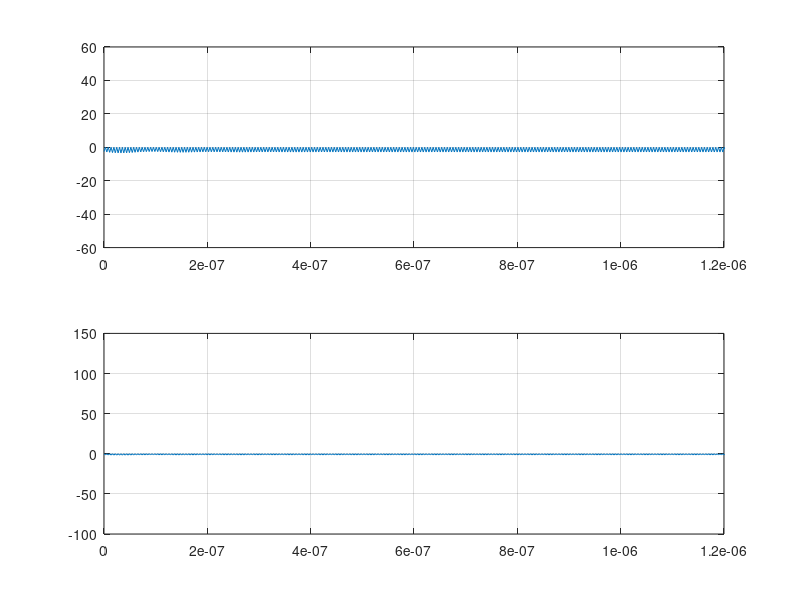
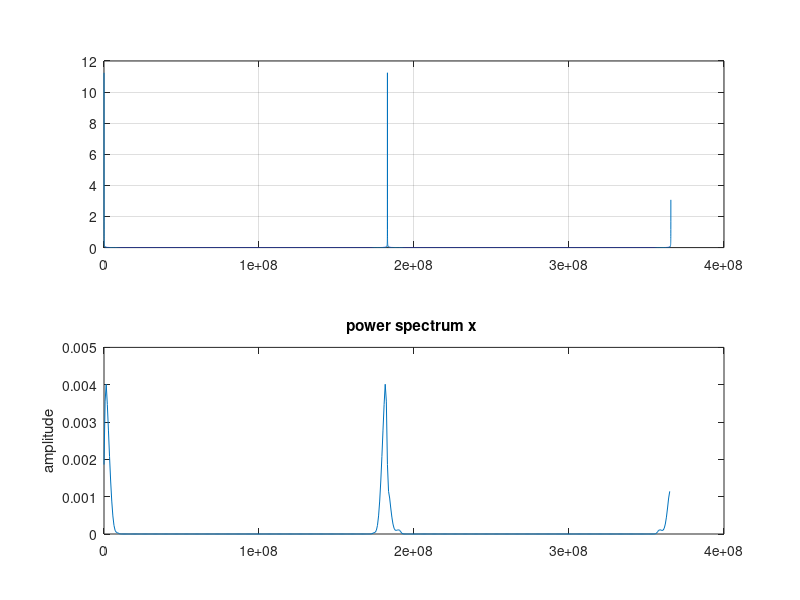
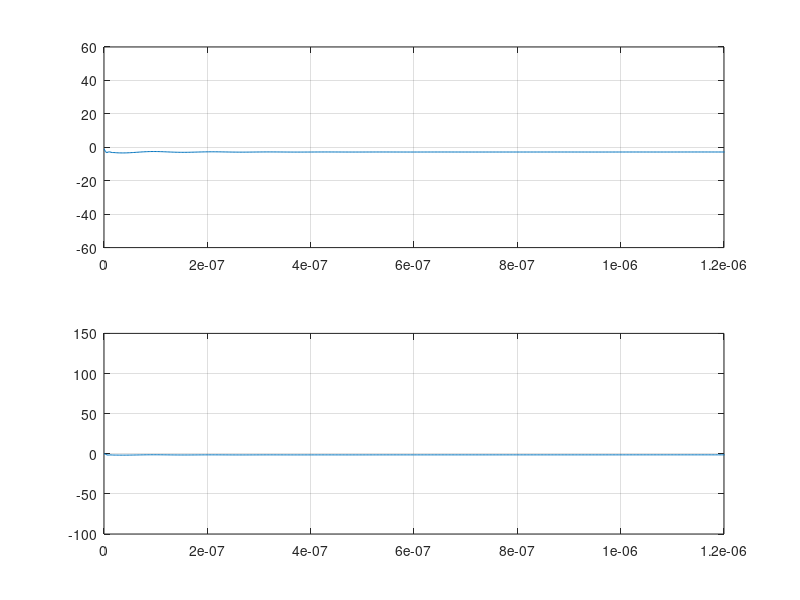
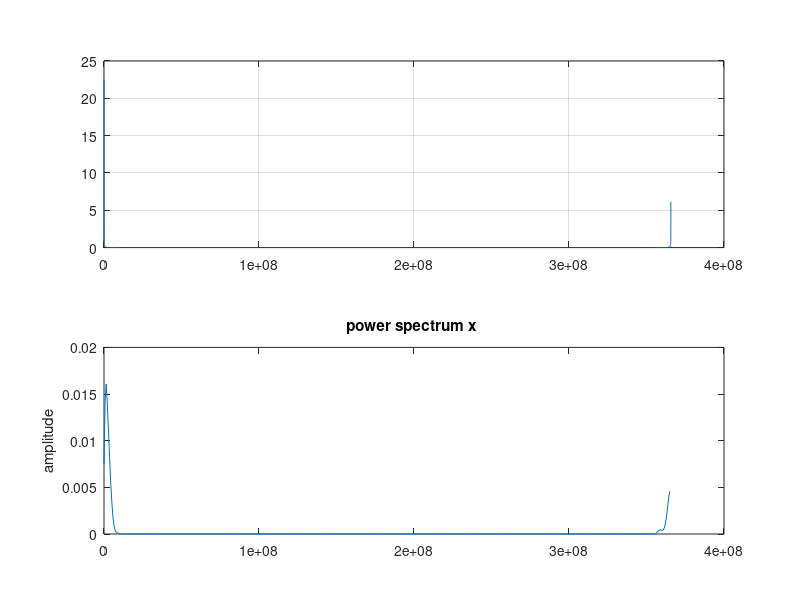

Write the MATLAB code that produced these figures, in order. (Note: this script raises an error after producing the figures.)
%DVB-T 2K Reception
clear all;
close all;
Tu=224e-6; %useful OFDM symbol period
T=Tu/2048; %baseband elementary period
G=0; %choice of 1/4, 1/8, 1/16, and 1/32
delta=G*Tu; %guard band duration
Ts=delta+Tu; %total OFDM symbol period
Kmax=1705; %number of subcarriers
Kmin=0;
FS=4096; %IFFT/FFT length
q=10; %carrier period to elementary period ratio
fc=q*1/T; %carrier frequency
Rs=4*fc; %simulation period
t=0:1/Rs:Tu;
tt=0:T/2:Tu;
%Data generator
sM = 2;
[x,y] = meshgrid((-sM+1):2:(sM-1),(-sM+1):2:(sM-1));
alphabet = x(:) + 1i*y(:);
N=Kmax+1;
rand('state',0);
a = importdata('recive.txt');
A = length(a); 
info = reshape(a, A, 1);
%A = length(a); 
%a=-1+2*round(rand(N,1)).'+i*(-1+2*round(rand(N,1))).';
%A=length(a);
%dlmwrite('aa.txt', a);
%dlmwrite('A.txt', A);
%info=zeros(FS,1);
%info(1:(A/2)) = [ a(1:(A/2)).'];
%info((FS-((A/2)-1)):FS) = [ a(((A/2)+1):A).'];
carriers=FS.*ifft(info,FS);
%Upconverter
L = length(carriers);
chips = [ carriers.';zeros((2*q)-1,L)];
p=1/Rs:1/Rs:T/2;
g=ones(length(p),1);
dummy=conv(g,chips(:));
u=[dummy; zeros(46,1)];
[b,aa] = butter(13,1/20);
uoft = filter(b,aa,u);
delay=64; %Reconstruction filter delay
s_tilde=(uoft(delay+(1:length(t))).').*exp(1i*2*pi*fc*t);
s=real(s_tilde);
%OFDM RECEPTION
%Downconversion
r_tilde=exp(-1i*2*pi*fc*t).*s; %(F)
figure(1);
subplot(211);
plot(t,real(r_tilde));
axis([0e-7 12e-7 -60 60]);
grid on;
figure(1);
subplot(212);
plot(t,imag(r_tilde));
axis([0e-7 12e-7 -100 150]);
grid on;
figure(2);
ff=(Rs)*(1:(q*FS))/(q*FS);
subplot(211);
plot(ff,abs(fft(r_tilde,q*FS))/FS);
grid on;
figure(2);
subplot(212);
pwelch(r_tilde,[],[],[],Rs);
%Carrier suppression
[B,AA] = butter(3,1/2);
r_info=2*filter(B,AA,r_tilde); %Baseband signal continuous-time (G)
figure(3);
subplot(211);
plot(t,real(r_info));
axis([0 12e-7 -60 60]);
grid on;
figure(3);
subplot(212);
plot(t,imag(r_info));
axis([0 12e-7 -100 150]);
grid on;
figure(4);
f=(2/T)*(1:(FS))/(FS);
subplot(211);
plot(ff,abs(fft(r_info,q*FS))/FS);
grid on;
subplot(212);
pwelch(r_info,[],[],[],Rs);
%Sampling
r_data=real(r_info(1:(2*q):length(t)))... %Baseband signal, discretetime
+1i*imag(r_info(1:(2*q):length(t))); % (H)
figure(5);
subplot(211);
stem(tt(1:20),(real(r_data(1:20))));
axis([0 12e-7 -60 60]);
grid on;
figure(5);
subplot(212);
stem(tt(1:20),(imag(r_data(1:20))));
axis([0 12e-7 -100 150]);
grid on;
figure(6);
f=(2/T)*(1:(FS))/(FS);
subplot(211);
plot(f,abs(fft(r_data,FS))/FS);
grid on;
subplot(212);
pwelch(r_data,[],[],[],2/T);
%FFT
info_2N=(1/FS).*fft(r_data,FS); % (I)
info_h=[info_2N(1:A/2) info_2N((FS-((A/2)-1)):FS)];
%Slicing
for k=1:N,
a_hat(k)=alphabet((info_h(k)-alphabet)==min(info_h(k)-alphabet)); %
(J)
end;
figure(7)
plot(info_h((1:A)),'.k');
title('info-h Received Constellation')
axis square;
axis equal;
figure(8)
plot(a_hat((1:A)),'or');
title('a_hat 4-QAM')
axis square;
axis equal;
grid on;
axis([-1.5 1.5 -1.5 1.5]);